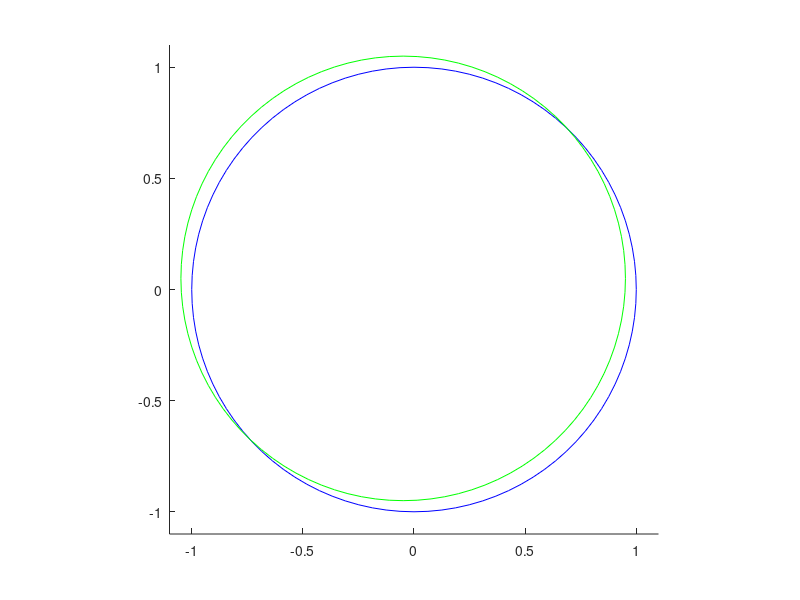
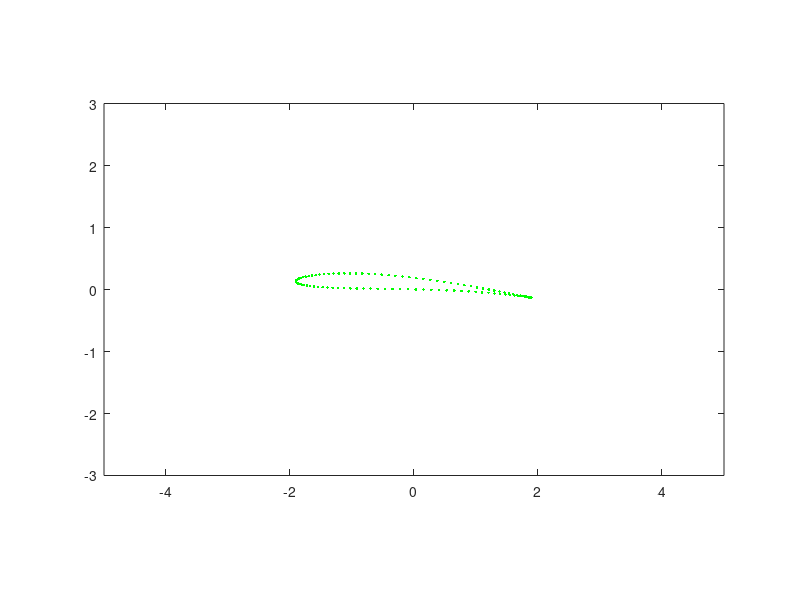

MATLAB code for these plots, in order:
%jowkowski
close all

%% set initial conditions
a=1;
c=0.95;
x_s=-0.04875;
y_s=0.05*i;
alpha_deg=04; %degrees


%% create physical variables
alpha=alpha_deg/180*pi %angle of attack in radians
th = 0:pi/50:2*pi;      %theta for circle definition

%define the cylinder in the flow
z = a*(cos(th)+i*sin(th));

% Define the smaller transform circle (only for visuals)
z_c = c*(cos(th)+i*sin(th));

%% Transformation 1 
%We shift the circle with radius a relative to a Jowkowski 
%circle of radius c by the amounts xs and ys, such that the two circles 
%intersect on the x axis (to obtain the sharp trailing edge cusp).

w0 =z + x_s +y_s;

figure
hold on
plot(real(z),imag(z),'b')
plot(real(w0),imag(w0),'g')
axis([-1.1 1.1 -1.1 1.1])
daspect([1 1 1])


%% Transformation 2 
%We apply the Joukowski transformation

w1=w0+c^2./w0;

%% Transformation 2 
%We add the angle of attack ?

w2=w1*exp(-alpha*i);


figure
plot(real(w2),imag(w2),'g.')
axis([-5 5 -3 3])
daspect([1 1 1])

airfoil_panels=[real(w2),imag(w2)];
